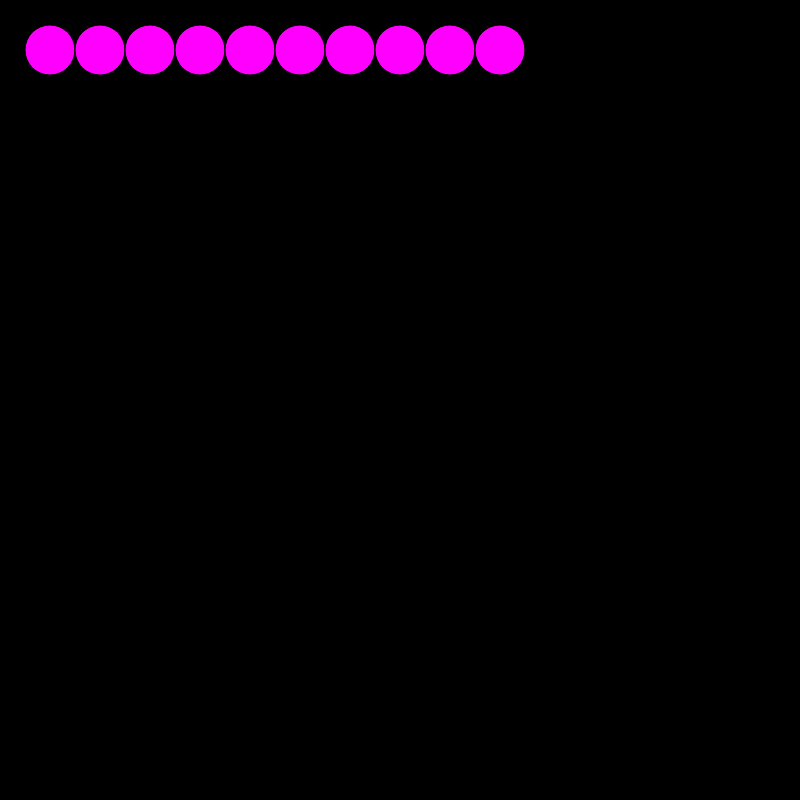
Frame 1 (no input)
Frame 60 (no input): identical to frame 1, image omitted
Frame 120 (the mouse pressed at the canvas centre since frame 60): identical to frame 1, image omitted

The p5.js sketch that drew this single still picture (run headless with seeded random() and noise() and a simulated clock; from frame 60 on, the mouse is pressed at the canvas centre):

// p5.js sketch
// ── sketch.js


function setup() 
{
    createCanvas(800,800);
}

function draw() 
{

    background(0);



    for(var i = 0; i < 10; i++)
    {
        fill(255,0,255);
        ellipse(50 + i * 50, 50,50,50);
    }
    

 
}
